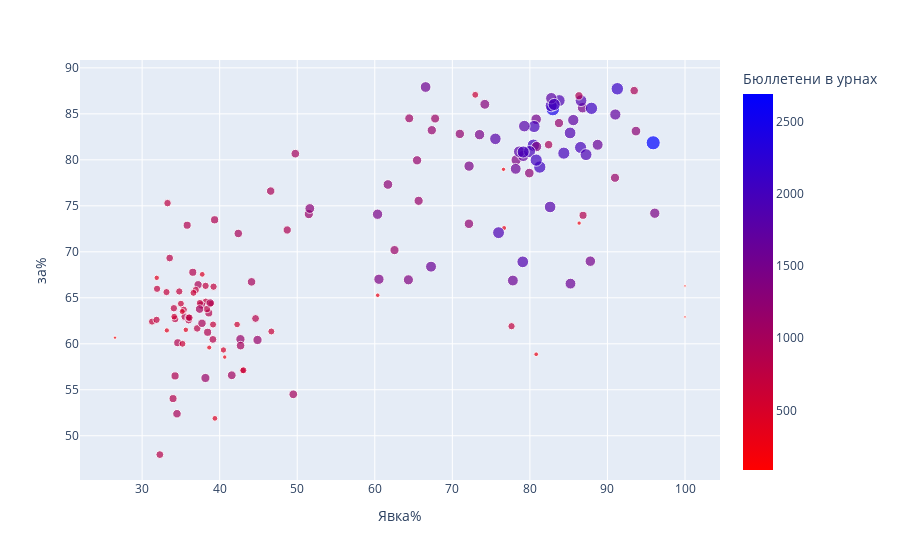

Source (notebook cell):
### Code cell
plot_1('Владимир')

### Figure 1 — Plotly figure (JSON) as saved in the notebook; plotly's stock layout.template omitted (floating-point values rounded to 4 significant figures; data arrays with more than 128 entries replaced by an {"elided": "..."} marker saying what was removed)
{"data": [{"customdata": {"elided": "143x2 mixed values"}, "hoverlabel": {"namelength": 0}, "hovertemplate": "Явка%=%{x}<br>за%=%{y}<br>Бюллетени в урнах=%{marker.color}<br>index=%{customdata[1]}", "legendgroup": "", "marker": {"color": {"elided": "143 int values"}, "coloraxis": "coloraxis", "size": {"elided": "143 int values"}, "sizemode": "area", "sizeref": 26.89, "symbol": "circle"}, "mode": "markers", "name": "", "showlegend": false, "type": "scatter", "x": {"elided": "143 float values"}, "xaxis": "x", "y": {"elided": "143 float values"}, "yaxis": "y"}], "layout": {"coloraxis": {"colorbar": {"title": {"text": "Бюллетени в урнах"}}, "colorscale": [[0, "rgb(255,0,0)"], [1, "rgb(0,0,255)"]]}, "legend": {"itemsizing": "constant", "tracegroupgap": 0}, "margin": {"t": 60}, "xaxis": {"anchor": "y", "domain": [0, 1], "title": {"text": "Явка%"}}, "yaxis": {"anchor": "x", "domain": [0, 1], "title": {"text": "за%"}}}}
